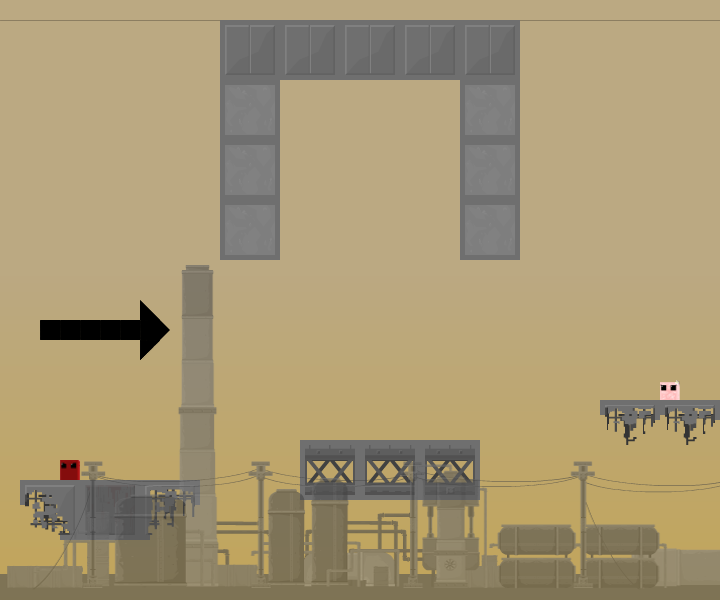

This is a level from a 2D game, rendered from its Tiled map with the project's own tilesets. A one-line summary and the map file follow, with tile-layer data summarised:
An orthogonal 36x30 tile map with 20x20 px tiles, 3 tile layers (background, stationary, foreground), 5 tilesets and 8 objects.

<map version="1.0" orientation="orthogonal" renderorder="right-down" width="36" height="30" tilewidth="20" tileheight="20" nextobjectid="15">
 <tileset firstgid="1" name="myimages" tilewidth="20" tileheight="20">
  <image source="myimages.png" width="320" height="20" />
 </tileset>
 <tileset firstgid="17" name="factoryp01" tilewidth="20" tileheight="20">
  <image source="factoryp01.png" width="800" height="600" />
 </tileset>
 <tileset firstgid="1217" name="factorytiles01" tilewidth="20" tileheight="20">
  <image source="factorytiles01.png" width="600" height="600" />
 </tileset>
 <tileset firstgid="2117" name="factorytiles02" tilewidth="20" tileheight="20">
  <image source="factorytiles02.png" width="800" height="600" />
 </tileset>
 <tileset firstgid="3317" name="eobstacles" tilewidth="20" tileheight="20">
  <image source="eobstacles.png" width="1020" height="1020" />
 </tileset>
 <layer name="background" width="36" height="30">
  <data>[1080 cells, 1080 non-empty, 1045 distinct tile ids]</data>
 </layer>
 <layer name="stationary" width="36" height="30">
  <data>[1080 cells, 194 non-empty, 80 distinct tile ids]</data>
 </layer>
 <layer name="foreground" width="36" height="30" opacity="0.6">
  <data>[1080 cells, 732 non-empty, 729 distinct tile ids]</data>
 </layer>
 <objectgroup name="saws">
  <object id="6" x="243" y="42" width="250" height="250">
   <ellipse />
  </object>
  <object id="7" x="342" y="378" width="100" height="100">
   <ellipse />
  </object>
 </objectgroup>
 <objectgroup name="rectangle">
  <object id="9" x="20" y="478" width="180" height="64" />
  <object id="10" x="598" y="400" width="122" height="38" />
  <object id="11" x="218" y="19" width="61" height="240" />
  <object id="12" x="280" y="20" width="239" height="59" />
  <object id="13" x="460" y="78" width="58" height="183" />
  <object id="14" x="299" y="439" width="182" height="61" />
 </objectgroup>
</map>
